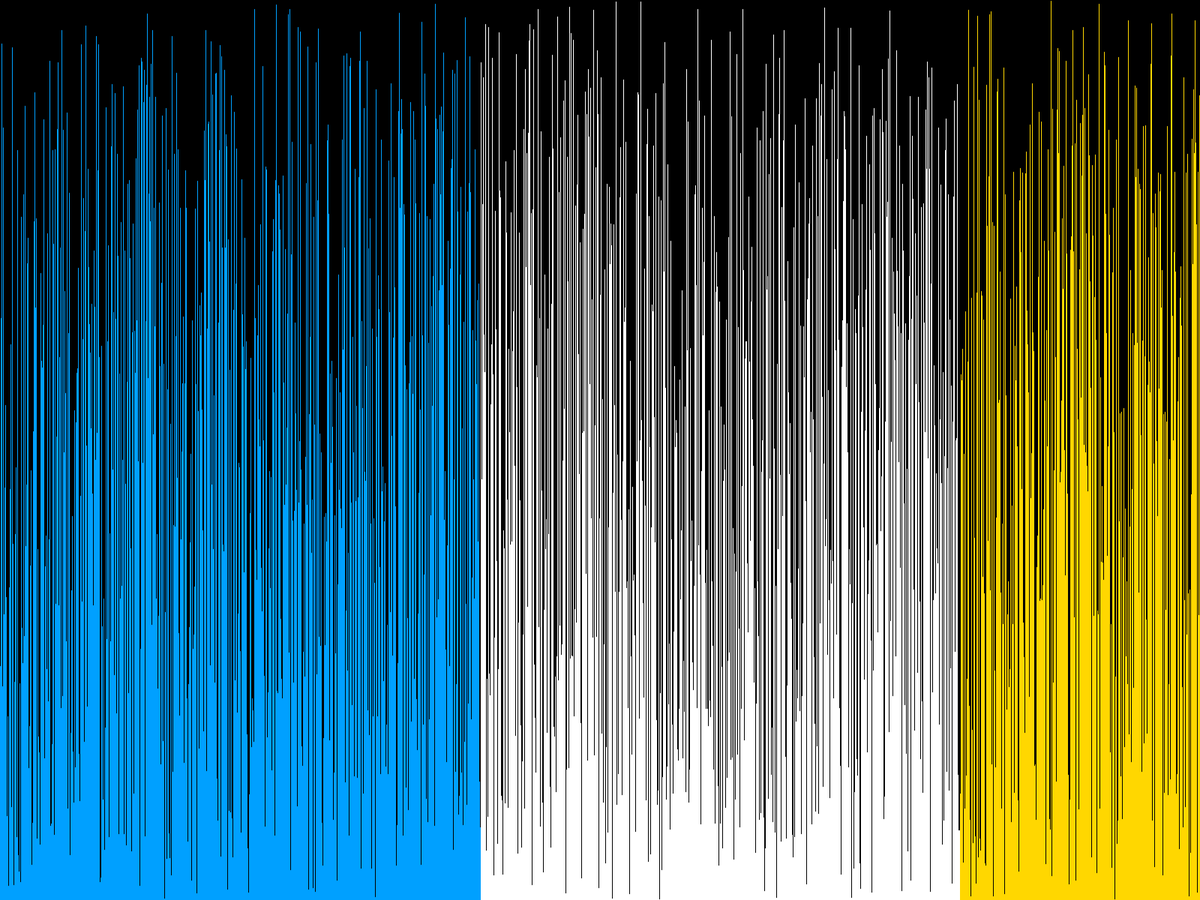
Frame 1 (no input)
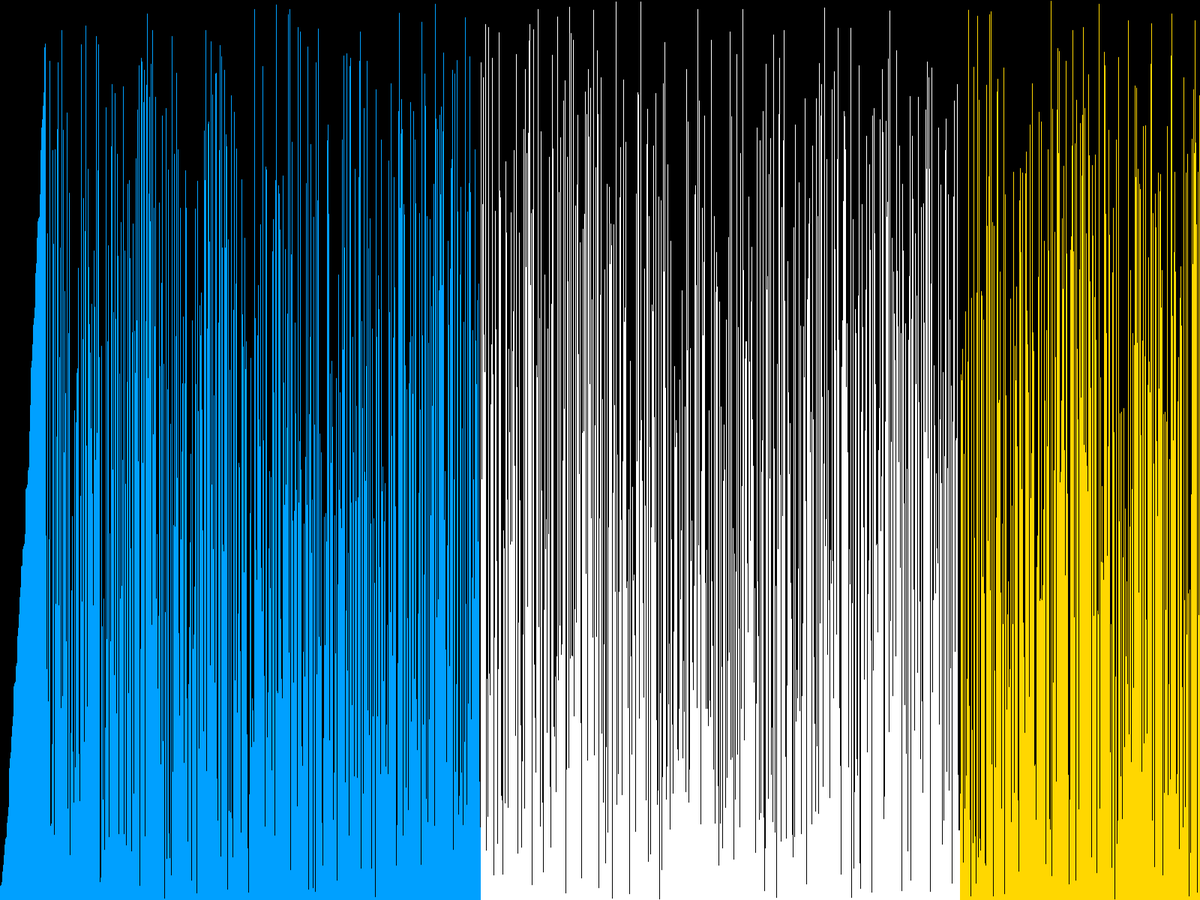
Frame 60 (the mouse pressed at the canvas centre just before this capture)
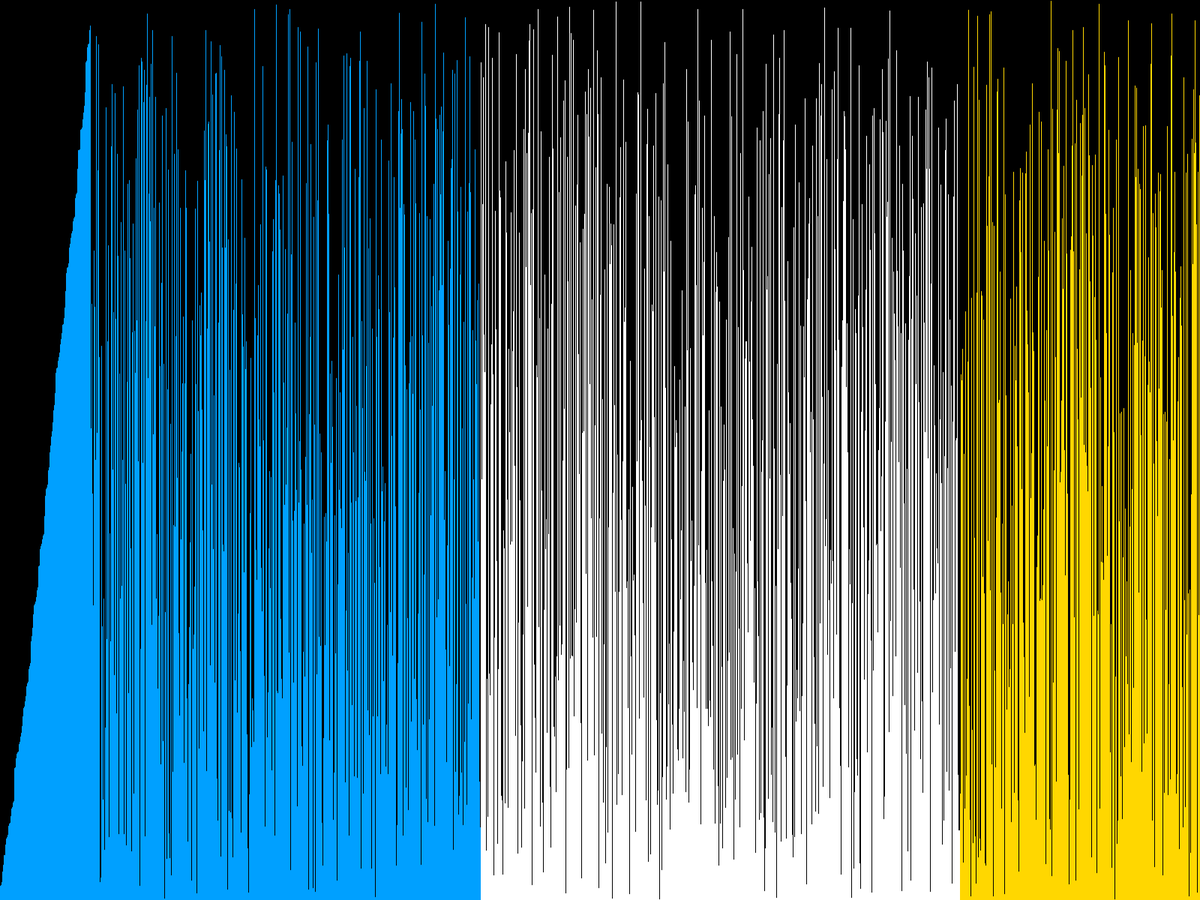
Frame 120 (the mouse held since frame 60 and released just before this capture)

The Processing sketch that drew these frames (run headless with seeded random() and noise(); from frame 60 on, the mouse is pressed at the canvas centre):

// Processing sketch: insertionsort
// ── insertionsort.pde
float[] values;
int i=1;
int j=0;
int temp;
void setup(){
   fullScreen();
   //size(1920,500);
   values = new float[width];
   for(int i=0;i<values.length;i++){
        values[i]=random(height);
        //values[i]=noise(i/100.0)*(height);
        //values[i]=noise(i/50)*height;
   }
   //values=sort(values);
 }

void draw(){
  background(0);
  float temp;
  if(i<values.length){
     temp=values[i];
     j=i-1;
     while(j>=0 && temp<values[j]){
       values[j+1]=values[j];
       j=j-1;
     }
     values[j+1]=temp;
  }else {
          println("finshed");
          noLoop();
    }

  for(int i=0;i<values.length;i++){
       int h=i;
       int k=height;
       if(i<=640){
       stroke(0,160,255);
       line(h,k,i,height-values[i]);}
       if(i<1280 && i>640){
         stroke(255);
         line(h,k,i,height-values[i]);}
       if(i>=1280){
         stroke(255,215,0);
         line(h,k,i,height-values[i]);}
       }
       i=i+1;
  }

void swap(float[] arr,int a,int b){
     float temp = arr[a];
     arr[a]=arr[b];
     arr[b]=temp;
  
}
